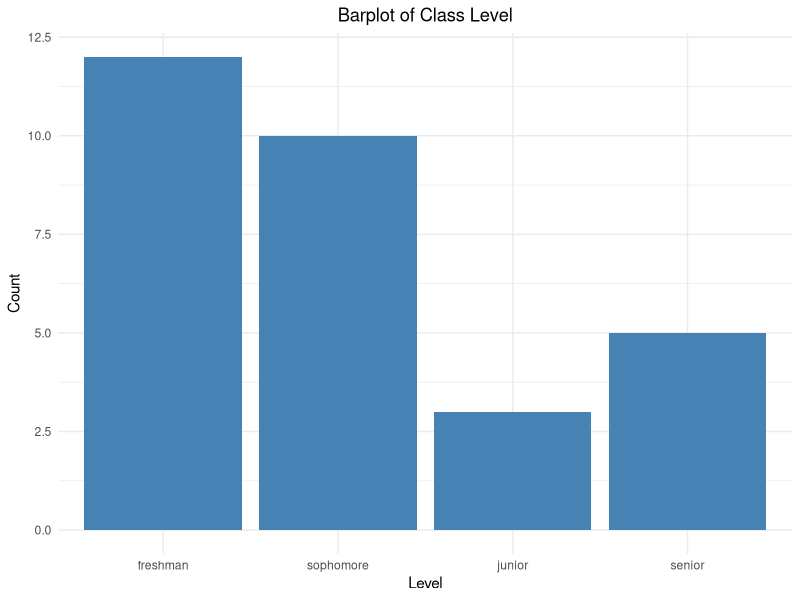
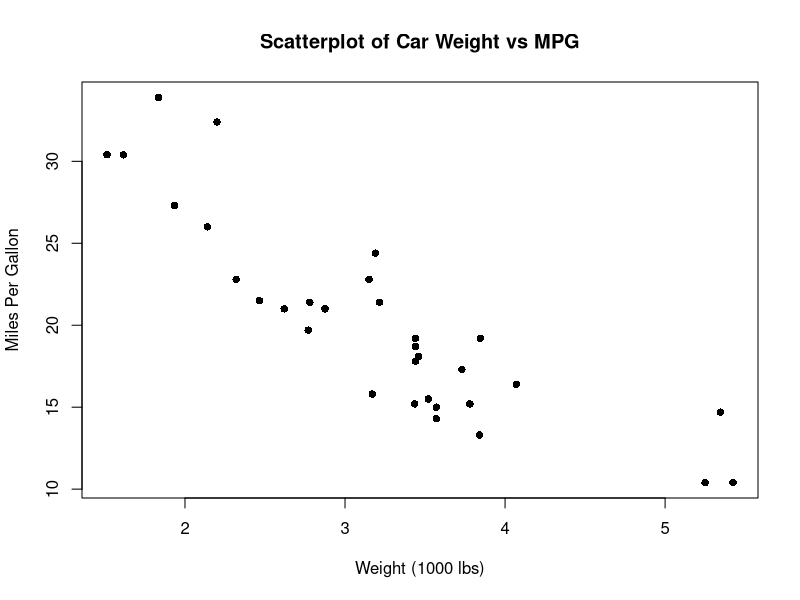
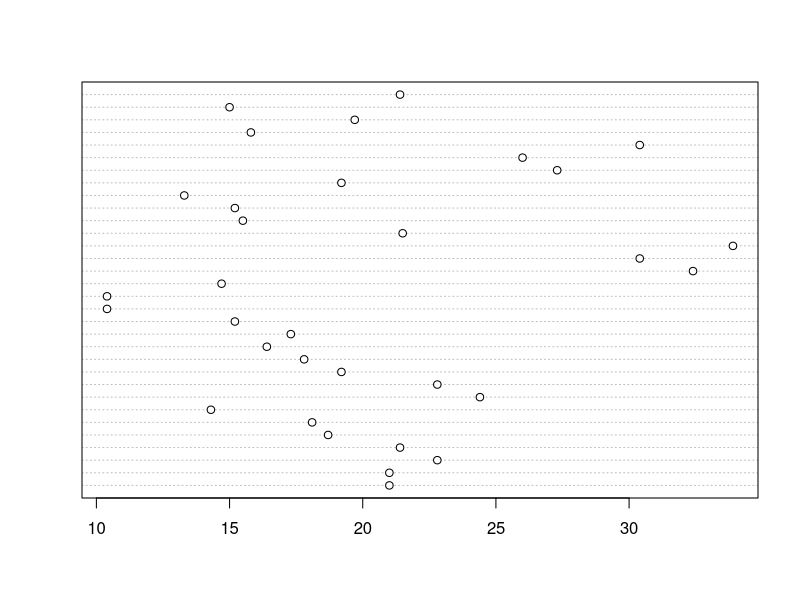

Write the R code that produced these figures, in order.
## ---- chunk 1
knitr::opts_chunk$set(echo = FALSE)
## ---- chunk 2
df <- data.frame(Level=c("freshman","sophomore","junior","senior"),
                Count=c(12, 10, 3, 5))
df$Level <- ordered(df$Level, levels = c("freshman","sophomore","junior","senior"))
library(ggplot2)
## ---- chunk 3
p<-ggplot(data=df, aes(x=Level, y=Count)) +
  geom_bar(stat="identity", fill="steelblue")+
  theme_minimal()
p + ggtitle("Barplot of Class Level") + theme(plot.title = element_text(hjust = 0.5))
## ---- chunk 4
plot(mtcars$wt, mtcars$mpg, pch=16,
     main = "Scatterplot of Car Weight vs MPG",
     xlab="Weight (1000 lbs)", ylab="Miles Per Gallon")
## ---- chunk 5
dotchart(mtcars$mpg)
